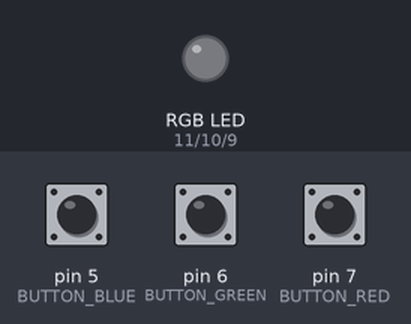
Simulated run of this sketch. Board: Arduino Uno, built with avr-gcc and run on an emulated ATmega328P. Shown: an RGB LED mixed from three pins (HIGH = lit). Inputs (shaded band) come from the test bench; at power-on: pin 5 (BUTTON_BLUE) HIGH, pin 6 (BUTTON_GREEN) HIGH, pin 7 (BUTTON_RED) HIGH.

Above: at 1.2 s.
1.3 s: pin 5 (BUTTON_BLUE) pulled LOW for 0.15 s
At 1.4 s:
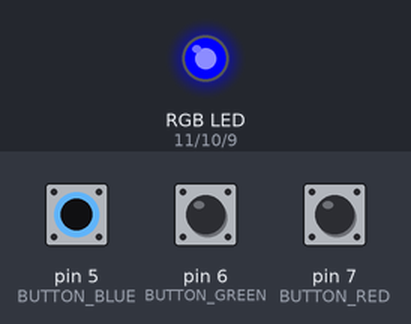
3.0 s: pin 6 (BUTTON_GREEN) pulled LOW for 0.15 s
At 3.1 s:
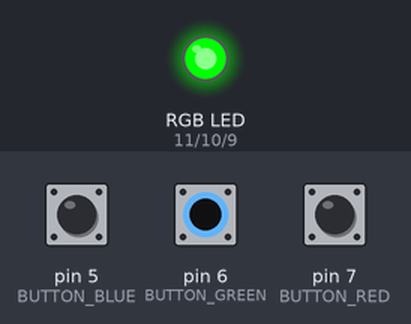
4.7 s: pin 7 (BUTTON_RED) pulled LOW for 0.15 s
At 4.8 s:
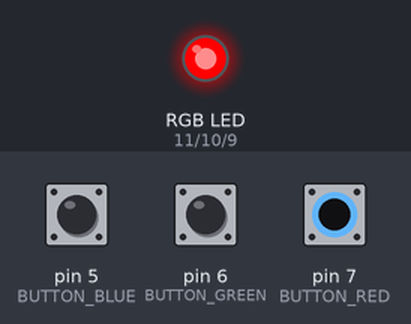
6.4 s: pin 7 (BUTTON_RED) pulled LOW for 3.2 s
At 10.8 s:
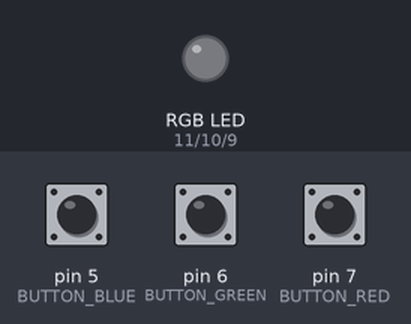
11.1 s: pin 5 (BUTTON_BLUE) pulled LOW for 3.2 s
At 12.2 s:
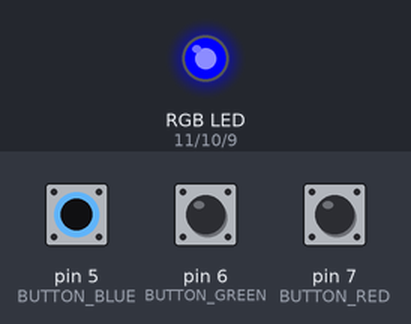
15.8 s: pin 5 (BUTTON_BLUE) driven LOW and pin 6 (BUTTON_GREEN) driven LOW
At 17.1 s:
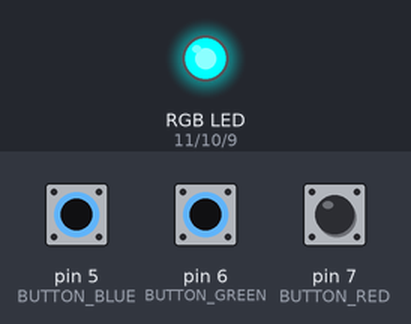
Timing chart, 0 to 18.3 s (numbered marks = the images above; inputs shaded):
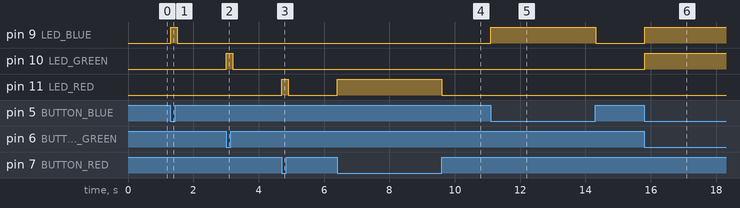

Measured:
- after the input at 1.3 s, pin 9 (LED_BLUE): LOW → HIGH at once, → LOW 0.20 s later
- after the input at 3.0 s, pin 10 (LED_GREEN): LOW → HIGH at once, → LOW 0.20 s later
- after the input at 4.7 s, pin 11 (LED_RED): LOW → HIGH at once, → LOW 0.20 s later
- after the input at 6.4 s, pin 11 (LED_RED): LOW → HIGH at once, → LOW 3.2 s later
- after the input at 11.1 s, pin 9 (LED_BLUE): LOW → HIGH at once, → LOW 3.2 s later
- after the input at 15.8 s, pin 9 (LED_BLUE), pin 10 (LED_GREEN): LOW → HIGH at once

The sketch:

rgb_led.ino
```cpp
const int LED_RED = 11;
const int LED_GREEN = 10;
const int LED_BLUE = 9;
const int BUTTON_RED = 7;
const int BUTTON_GREEN = 6;
const int BUTTON_BLUE = 5;
const int LED_MAX_INTENSITY = 255;
const int LED_OFF = 0;
const int READING_FREQUENCY = 100;

void setLedStatus(int led, int ledStatus);
void controllRGB();

void setup() {
  pinMode(LED_RED,OUTPUT);
  pinMode(LED_GREEN,OUTPUT);
  pinMode(LED_BLUE,OUTPUT);
  pinMode(BUTTON_RED,INPUT_PULLUP);
  pinMode(BUTTON_GREEN,INPUT_PULLUP);
  pinMode(BUTTON_BLUE,INPUT_PULLUP);
}

void loop() {
  controllRGB();
  delay(READING_FREQUENCY);
}

void controllRGB()
{
  int statusButtonRed = digitalRead(BUTTON_RED);
  int statusButtonGreen = digitalRead(BUTTON_GREEN);
  int statusButtonBlue = digitalRead(BUTTON_BLUE);

  setLedStatus(LED_RED, statusButtonRed);
  setLedStatus(LED_GREEN, statusButtonGreen);
  setLedStatus(LED_BLUE, statusButtonBlue);
}

void setLedStatus(int led, int ledStatus)
{
  if(ledStatus == LOW) {
    analogWrite(led, LED_MAX_INTENSITY);
  }
  else {
    analogWrite(led, LED_OFF);
  }
}
```
